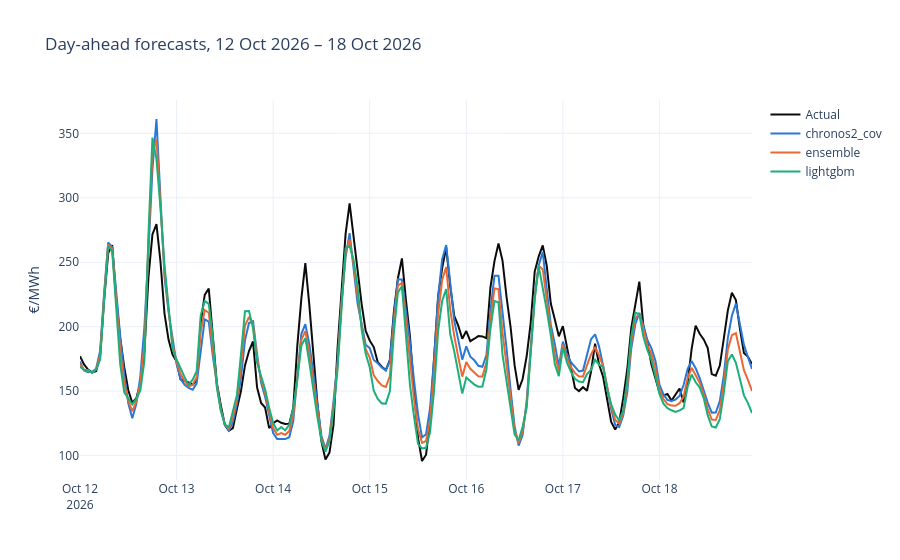

The cell this chart's notebook holds for it:
### Code cell
plots.forecast_lines(df, test.filter(pl.col("model").is_in(["lightgbm", "chronos2_cov", "ensemble"])), date(2026, 10, 12), date(2026, 10, 18))

### Figure 1 — Plotly figure (JSON) as saved in the notebook; plotly's stock layout.template omitted (floating-point values rounded to 4 significant figures; data arrays with more than 128 entries replaced by an {"elided": "..."} marker saying what was removed)
{"data": [{"line": {"color": "#0b0b0b", "width": 2}, "name": "Actual", "type": "scatter", "x": {"elided": "168 str values"}, "y": {"elided": "168 float values"}}, {"line": {"color": "#2a78d6", "width": 2}, "name": "chronos2_cov", "type": "scatter", "x": {"elided": "168 str values"}, "y": {"elided": "168 float values"}}, {"line": {"color": "#eb6834", "width": 2}, "name": "ensemble", "type": "scatter", "x": {"elided": "168 str values"}, "y": {"elided": "168 float values"}}, {"line": {"color": "#1baf7a", "width": 2}, "name": "lightgbm", "type": "scatter", "x": {"elided": "168 str values"}, "y": {"elided": "168 float values"}}], "layout": {"hovermode": "x unified", "title": {"text": "Day-ahead forecasts, 12 Oct 2026 – 18 Oct 2026"}, "yaxis": {"title": {"text": "€/MWh"}}}}
